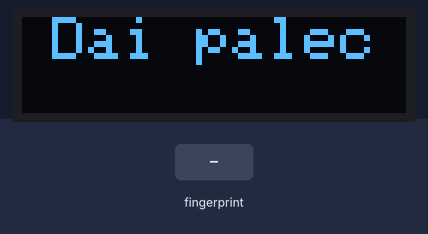
The sketch below on a simulated ESP8266 (NodeMCU). On the bench: 128×32 one-colour display. Inputs (shaded band) come from the test bench. WiFi joins after 1.5 s; servers stay silent unless stated; uploads are accepted with an empty reply; what the sketch prints to the serial monitor is not drawn.

Above: at 3.98 s.
4.4 s: finger stored as number 1 placed on the sensor
At 5.3 s:
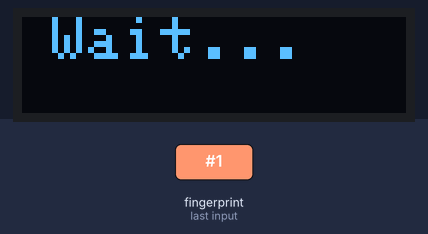
At 5.8 s:
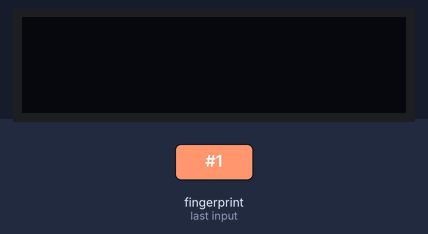
Timing chart, 0 to 7.4 s (numbered marks = the images above; inputs shaded):
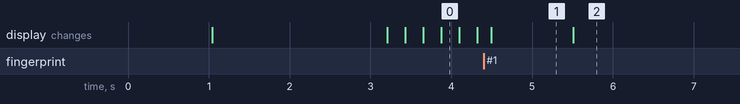

Measured:
- after the input at 4.4 s, the display: changes after 0.09 s (image 1)
- what the display in image 1 shows lasts 1.0 s, from 4.5 s to 5.5 s

The sketch:

f_work.ino
```cpp
#include <ESP8266HTTPClient.h>
#include <Adafruit_Fingerprint.h>
#include <SoftwareSerial.h>
#include <ESP8266WiFi.h>
#include <SPI.h>
#include <Wire.h>
#include <Adafruit_GFX.h>
#include <Adafruit_SSD1306.h>

#define SCREEN_WIDTH 128 // OLED display width, in pixels
#define SCREEN_HEIGHT 32 // OLED display height, in pixels
#define OLED_RESET     D4 // Reset pin # (or -1 if sharing Arduino reset pin)
#define SCREEN_ADDRESS 0x3C ///< See datasheet for Address; 0x3D for 128x64, 0x3C for 128x32
Adafruit_SSD1306 display(SCREEN_WIDTH, SCREEN_HEIGHT, &Wire, OLED_RESET);

// const char* ssid = "66 Bit Private";
// const char* password = "66@networking";
const char* ssid = "Huhawei_Wi-Fi5";
const char* password = "77669000724";
const String serverAddress = "https://fingerdev.dock8.66bit.ru/fcheck";
const String apiToken = "4NzfPDUgBnJ5DKn";
bool wf = false;


SoftwareSerial mySerial(13, 15);

Adafruit_Fingerprint finger = Adafruit_Fingerprint(&mySerial);
WiFiClient client;
uint8_t id;

void setup() {
  Serial.begin(9600);
  if(!display.begin(SSD1306_SWITCHCAPVCC, SCREEN_ADDRESS)) {
    Serial.println(F("SSD1306 allocation failed"));
    for(;;); // Don't proceed, loop forever
  }
  while (!Serial)
    ;  // For Yun/Leo/Micro/Zero/...

  WiFi.begin(ssid, password);
  while (WiFi.status() != WL_CONNECTED) {
    delay(1000);
    printText("Connecting to WiFi...", 1);
    Serial.println("Connecting to WiFi...");
  }
  //printText("Connected to WiFi");
  printText("Connecting to WiFi...", 1);
  Serial.println("Connected to WiFi");

  delay(100);
  Serial.println("\n\n66bit finger detect test");

  // set the data rate for the sensor serial port
  finger.begin(57600);

  if (finger.verifyPassword()) {
    Serial.println("Found fingerprint sensor!");
  } else {
    Serial.println("Did not find fingerprint sensor :(");
    while (1) { delay(1); }
  }

  finger.getTemplateCount();
  Serial.print("Sensor contains ");
  Serial.print(finger.templateCount);
  Serial.println(" templates");
  Serial.println("Waiting for valid finger...");
}

void loop()  // run over and over again
{
  waitForFinger();
  getFingerprintID();
  delay(50);  //don't ned to run this at full speed.
}

uint8_t getFingerprintID() {
  uint8_t p = finger.getImage();
  switch (p) {
    case FINGERPRINT_OK:
      printText("Wait...",2);
      delay(500);
      Serial.println("Image taken");
      break;
    case FINGERPRINT_NOFINGER:
      Serial.println("No finger detected");
      return p;
    case FINGERPRINT_PACKETRECIEVEERR:
      Serial.println("Communication error");
      return p;
    case FINGERPRINT_IMAGEFAIL:
      Serial.println("Imaging error");
      return p;
    default:
      Serial.println("Unknown error");
      return p;
  }

  // OK success!

  p = finger.image2Tz();
  switch (p) {
    case FINGERPRINT_OK:
      Serial.println("Image converted");
      break;
    case FINGERPRINT_IMAGEMESS:
      Serial.println("Image too messy");
      return p;
    case FINGERPRINT_PACKETRECIEVEERR:
      Serial.println("Communication error");
      return p;
    case FINGERPRINT_FEATUREFAIL:
      Serial.println("Could not find fingerprint features");
      return p;
    case FINGERPRINT_INVALIDIMAGE:
      Serial.println("Could not find fingerprint features");
      return p;
    default:
      Serial.println("Unknown error");
      return p;
  }

  // OK converted!
  p = finger.fingerFastSearch();
  if (p == FINGERPRINT_OK) {
    Serial.println("Found a print match!");
  } else if (p == FINGERPRINT_PACKETRECIEVEERR) {
    Serial.println("Communication error");
    return p;
  } else if (p == FINGERPRINT_NOTFOUND) {
    accessDeniedText();
    Serial.println("Did not find a match");
    return p;
  } else {
    Serial.println("Unknown error");
    return p;
  }

  // found a match!
  Serial.print("Found ID #");
  Serial.print(finger.fingerID);
  Serial.print(" with confidence of ");
  Serial.println(finger.confidence);
  sendFingerprintID(finger.fingerID);
  return finger.fingerID;
}

// returns -1 if failed, otherwise returns ID #
int getFingerprintIDez() {
  uint8_t p = finger.getImage();

  if (p != FINGERPRINT_OK) return -1;

  p = finger.image2Tz();
  if (p != FINGERPRINT_OK) return -1;

  p = finger.fingerFastSearch();
  if (p != FINGERPRINT_OK) return -1;

  // found a match!
  Serial.print("Found ID #");
  Serial.print(finger.fingerID);
  Serial.print(" with confidence of ");
  Serial.println(finger.confidence);
  sendFingerprintID(finger.fingerID);

  return finger.fingerID;
}


void sendFingerprintID(int fingerprintID) {
  if (WiFi.status() == WL_CONNECTED) {
    WiFiClient client;
    HTTPClient http;

    String serverPath = serverAddress + "?fingerId=" + String(fingerprintID) + "&token=" + apiToken;

    http.begin(client, serverPath.c_str());

    int httpResponseCode = http.GET();

    if (httpResponseCode > 0) {
      Serial.print("HTTP Response code: ");
      Serial.println(httpResponseCode);
      String payload = http.getString();
      Serial.println(payload);
      printText(payload,1);
      delay(5000);
    } else {
      Serial.print("Error code: ");
      Serial.println(httpResponseCode);
    }
    // Free resources
    http.end();
  } else {
    Serial.println("WiFi Disconnected");
  }
}

void printText(String text, int size) {
  const char* textLiteral = text.c_str();
  display.clearDisplay();
  display.setTextWrap(true);
  display.setTextColor(SSD1306_WHITE);
  int fontSize = size;
  while (fontSize > 0) {
    display.setTextSize(fontSize);
    display.setCursor(10, 0);
    display.println(textLiteral);
    if (display.height() <= SCREEN_HEIGHT) {
      break; // Текст влазит
    }
    fontSize--;
  }
  display.display();     // Show initial text
}

void accessDeniedText(void){
  display.stopscroll();
  display.clearDisplay();
  display.setTextSize(2); // Draw 2X-scale text
  display.setTextColor(SSD1306_WHITE);
  display.setCursor(40, 0);
  display.println(F("Access"));
  display.setCursor(40, 16);
  display.println(F("Denied !"));
  display.display();      // Show initial text
  blinkText(3000, 100);
}

void waitForFinger(void) {
  display.clearDisplay();
  display.setTextSize(2); // Draw 2X-scale text
  display.setTextColor(SSD1306_WHITE);
  display.setCursor(10, 0);
  if(wf){
    display.println(F("Dai palec"));
  }
  else{
     display.println(F("Dai palec :)"));
  }
  wf = !wf;
  display.display();      // Show initial text
  delay(100);
  //display.startscrolldiagright(0x00, 0x07);
}

void blinkText(unsigned long duration, int interval) {
  unsigned long startTime = millis();
  while (millis() - startTime < duration) {
    display.invertDisplay(true);
    display.display();
    delay(interval);
    display.invertDisplay(false);
    display.display();
    delay(interval);
  }
}
```
